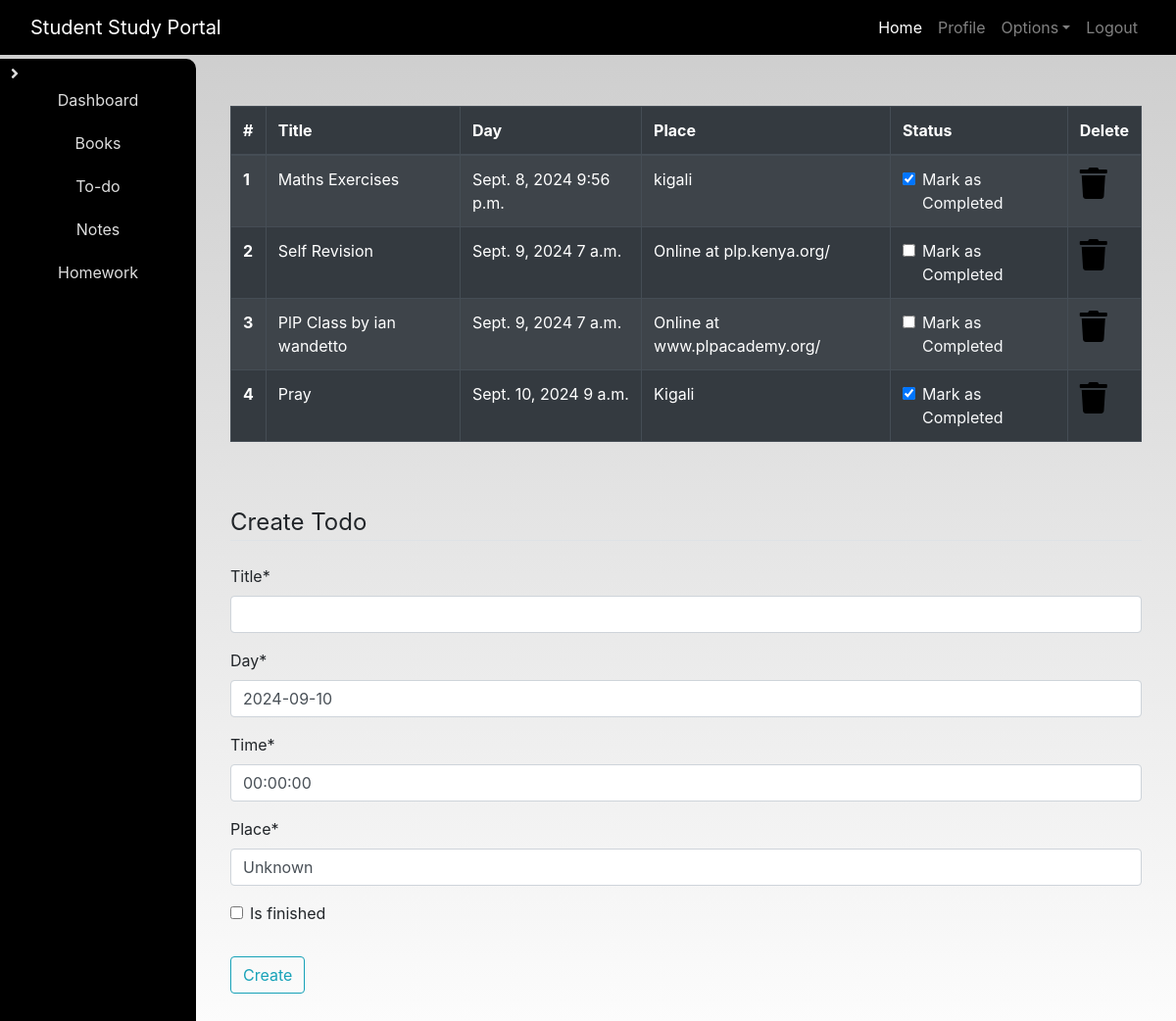
The app's page /todo (signed in) with its own data.
### dashboard/models.py (models this page shows, shortened)
class Todo(models.Model):
    user = models.ForeignKey(User, on_delete=models.CASCADE)
    title = models.CharField(max_length=100)
    is_finished = models.BooleanField(default=False)
    day = models.DateField(default=date.today)  # Default to today's date
    place = models.CharField(max_length=100, default='Unknown')  # Default value for new field
    time = models.TimeField(default=time(0, 0))  # Default to midnight

### dashboard/views.py (the view)
# urls.py: path('todo',views.todo,name='todo'),
@login_required
def todo(request):
    if request.method == "POST":
        form = TodoForm(request.POST)
        if form.is_valid():
            finished = request.POST.get('is_finished') == 'on'  # Simplified way to handle checkbox
            todos = Todo(
                user=request.user,
                title=form.cleaned_data['title'],
                day=form.cleaned_data['day'],
                time=form.cleaned_data['time'],
                place=form.cleaned_data['place'],
                is_finished=finished
            )
            todos.save()
            messages.success(request, f'New Todo List Added by {request.user.username}')
            return redirect('todo')  # Redirect to avoid re-posting
    else:
        form = TodoForm()
    todo_list = Todo.objects.filter(user=request.user)
    todos_done = not todo_list.exists()  # Check if there are no todos
    context = {
        'todos': todo_list,
        'form': form,
        'todos_done': todos_done,
    }
    return render(request, 'dashboard/todo.html', context)

### dashboard/forms.py
class TodoForm(forms.ModelForm):
     class Meta:
          model=Todo
          fields=['title','day','time','place','is_finished']

### dashboard/templates/dashboard/todo.html (shortened to what this page needs)
{% extends 'dashboard/base.html' %}
{% load static %}
{% load crispy_forms_tags %}
{% block content %}
<div class="container">
    {% if not todos_done %}
        <table class="table table-striped table-bordered table-hover table-dark">
            <thead>
                <tr>
                    <th scope="col">#</th>
                    <th scope="col">Title</th>
                    <th scope="col">Day</th>
                    <th scope="col">Place</th>
                    <th scope="col">Status</th>
                    <th scope="col">Delete</th>
                </tr>
            </thead>
            <tbody>
                {% for todo in todos %}
                <tr>
                    <th scope="row">{{ forloop.counter }}</th>
                    <td>{{ todo.title }}</td>
                    <td>{{ todo.day }}&nbsp;{{ todo.time }}</td>
                    <td>{{ todo.place }}</td>
                    <td>
                        <a href="{%url 'update_todo' todo.id%}">
                        <div class="form-check">
                            {% if todo.is_finished %}
                            <input class="form-check-input" type="checkbox" value="" checked>
                            {% else %}
                            <input class="form-check-input" type="checkbox" value="">
                            {% endif %}
                            <label class="form-check-label text-light" for="flexCheckDefault">
                                Mark as Completed
                            </label>
                        </div>
                    </a>
                    </td>
                    <td><a href="{%url 'delete_todo' todo.id%}"><i class="fa fa-trash fa-2x"></i></a></td>
                </tr>
                {% endfor %}
            </tbody>
        </table>
    {% else %}
        <h4>All tasks have been done!! Create to add more</h4>
    {% endif %}
</div><br><br>
<div class="container">
    <form method="POST">
        <fieldset class="form-group">
            <legend class="border-bottom mb-4">Create Todo</legend>
            {{ form | crispy }}
        </fieldset>
        <div class="form-group">
            <button class="btn btn-outline-info" type="submit">
                Create
            </button>
        </div>
    </form>
</div>
{% endblock content %}

### static/css/main.css (style rules this page uses)
html { scroll-behavior: smooth; height: 100%; width: 100%; }
a { text-decoration: none !important; color: black; }
html, body { max-width: 100%; overflow-x: hidden; height: 100%; width: 100%; }
body { background: linear-gradient(rgba(0, 0, 0, 0.2), rgba(255, 255, 255, 0.5)); overflow-x: hidden; background-repeat: no-repeat; }
.fa { color: black; }

### records on screen
Todo: title "Maths Exercises", day "Sept. 8, 2024", time "9:56 p.m.", place "kigali"
Todo: title "Self Revision", day "Sept. 9, 2024", time "7 a.m.", place "Online at plp.kenya.org/"
Todo: title "PlP Class by ian wandetto", day "Sept. 9, 2024", time "7 a.m.", place "Online at www.plpacademy.org/"
Todo: title "Pray", day "Sept. 10, 2024", time "9 a.m.", place "Kigali"
